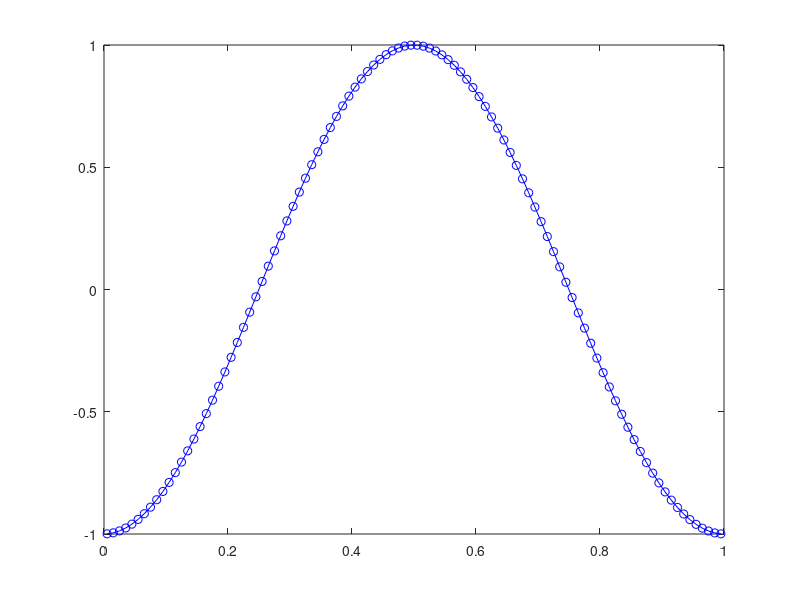
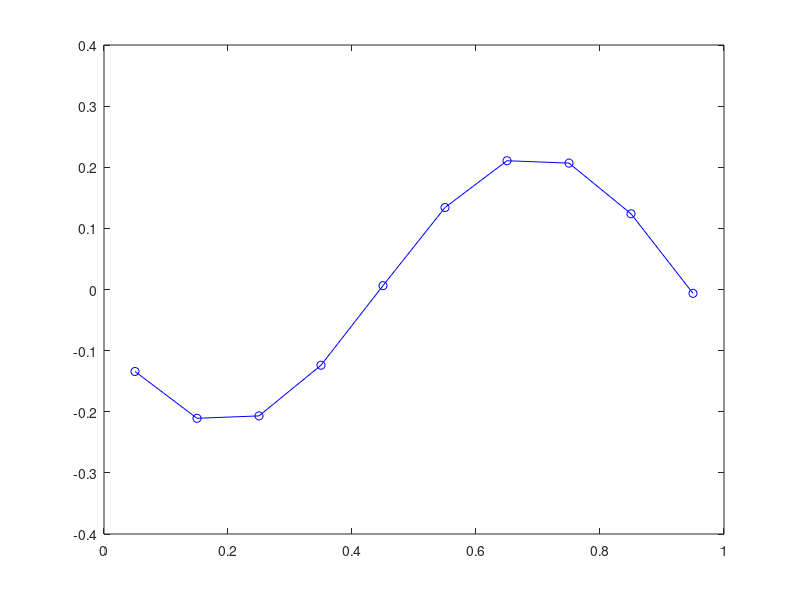
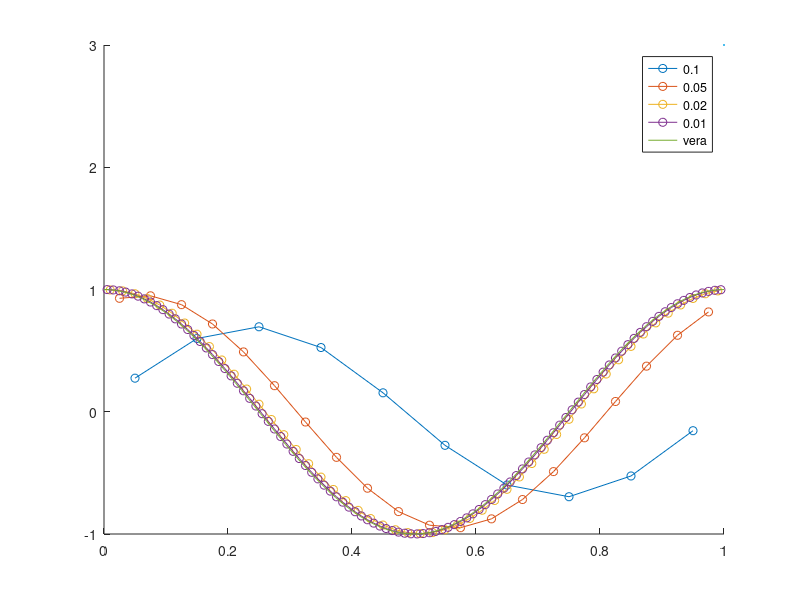
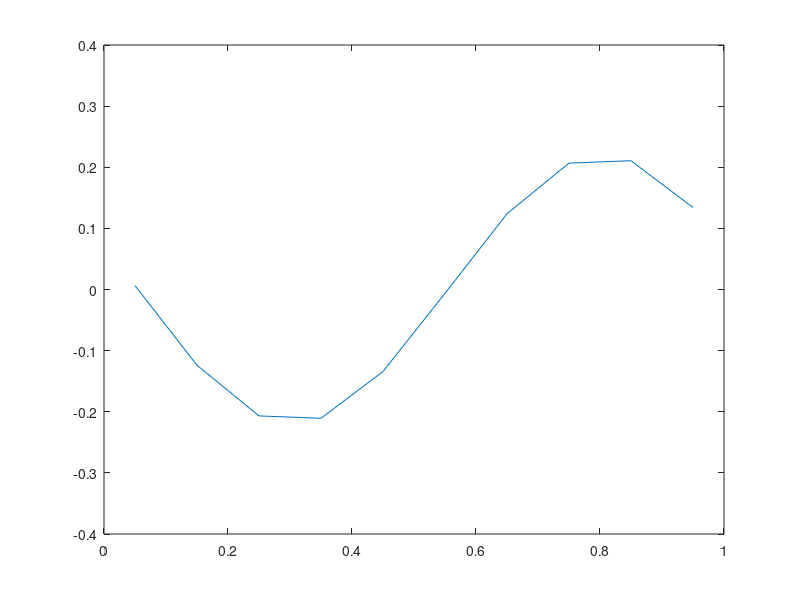

MATLAB code for these plots, in order:
%% 1

clc
clear
close all

f = @(x) cos(2*pi.*x);

Tf = 1;
T0 = 0;
lambda = 1;
a = 0.5;
dx = 0.01;

dt = dx;

passiT = (Tf-T0)/dt;

% mi serve un numero di passi intero (in questo caso non serve)

passiT = ceil(passiT);

% ricalcolo dt (dt nuovo <= dt vecchio)

dt = (Tf-T0)/passiT;

% calcolo le uj di partenza

x0 = 0;
xF = 1;
x = x0:dx:xF;
U = [];
for k=1:length(x)-1
    U(k,1) = 1/dx * integral(f, x(k), x(k+1));
end

xMedi = (x(2:end) + x(1:end-1))/2;
figure
for k=1:passiT
    U_dx = [U(2:end); U(1)];
    U_sx = [U(end); U(1:end-1)];

    U = U - 1/2*lambda*a*(U_dx - U_sx) + 1/2 * (lambda*a)^2 * (U_sx + U_dx - 2*U);
    plot(xMedi, U, "bo-")
    % pause(0.01)
end

max(U)


%% 2

clc
clear
close all

a = 0.5;

lambda = 1;

dx = 0.1;
dt = lambda*dx;

tf = 1;
f0 = 0;

nt = tf/dt;

x0 = 0;
xF = 1;
x = x0:dx:xF;
f = @(x) sin(2*pi.*x);

for k = 1:length(x)-1
    U(k,1) = 1/dx * integral(f, x(k), x(k+1));
end

xMedi = (x(2:end) + x(1:end-1))/2;
figure
for k = 1:nt
    U_dx = [U(2:end); U(1)];
    U_sx = [U(end);U(1:end-1)];

    U = 1/2 * (U_sx + U_dx) - 1/2 * lambda * a * (U_sx - U_dx);
plot(xMedi, U, "bo-")
    pause(0.01)
end


max(U)


%% 3
clc
clear
close all


a = 0.5;

t0 = 0;
tf = 10;

x0 = 0;
xf = 1;

lambda_a = 0.5;

lambda = lambda_a/a;
 
figure
hold on
for dx = [0.1 0.05 0.02 0.01]
    x = x0:dx:xf;
    dt = lambda*dx;
    
    f = @(x) cos(2*pi.*x);
    nt = (tf-t0)/dt;
    
    for k = 1:length(x)-1
        U(k,1) = 1/dx * integral(f, x(k), x(k+1));
    end
    
    xMedi = (x(2:end) + x(1:end-1))/2;
    
    for k = 1:nt
        U_sx = [U(end);U(1:end-1)];
        U_dx = [U(2:end); U(1)];
    
        U = U - 1/2 * a *lambda * (U_sx-U_dx) + 1/2 * (lambda * a)^2 * (U_dx + U_sx - 2*U);
        
    end
    size(xMedi)
    size(U)
    plot(xMedi, U, "o-")

    clear U

end

x = linspace(0,1);
u_vera = f(x-a*10);

plot(x, u_vera, LineWidth=3)

legend("0.1", "0.05", "0.02", "0.01", "vera")

%% round 3

%% 1
clc
clear
close all

a = 0.5;

x0 = 0;
xf = 1;

t0 = 0;
tf = 1;

f = @(x) cos(2*pi*x);

dx = 0.01;
lambda = 1;
dt = lambda*dx;
x = x0:dx:xf;
U = [];
for k = 1:length(x)-1
    U(end+1, 1) = 1/dx * integral(f, x(k), x(k+1));
end

% calcolo per verificare che sia numero intero
nt = (tf-t0)/dt;

% lo calcolo per plottare per vedere se è tutto ok
xMedi = (x(2:end) + x(1:end-1))/2;

figure
for t = 1:nt
    U_sx = [U(end); U(1:end-1)];
    U_dx = [U(2:end); U(1)];


    U = U - 1/2*(lambda*a) * (U_sx-U_dx) + 1/2 * (lambda*a)^2*(U_sx - 2*U + U_dx);
    plot(xMedi,U)
    pause(0.01)
end


max(U)


%% 2
clc
clear
close all

t0 = 0;
tf = 1;

x0 = 0;
xf = 1;

a = 0.5;

f = @(x) sin(2*pi.*x);

lambda = 1;
dx = 0.1;

dt = dx*lambda;

x = x0:dx:xf;

U = [];
for k=1:length(x)-1

    U(end+1,1) = 1/dx * integral(f, x(k), x(k+1));
end

nt = (tf-t0)/dt;
xMedi = (x(2:end) + x(1:end-1))/2;

for t=1:nt
    U_sx = [U(end); U(1:end-1)];
    U_dx = [U(2:end); U(1)];

    U = 1/2 * (U_sx + U_dx) - 1/2 * lambda*a*(U_dx - U_sx);
    plot(xMedi,U);
    pause(0.01)
end

max(U)

%% 3
clc
clear
close all



a = 0.5;

lambda = 1;
f = @(x) cos(2*pi.*x);

t0 = 0;
tf = 10;
x0 = 0;
xf = 1;

dx = 0.05;
figure
hold on
for dx = [0.1 0.05 0.02 0.01]
    dt = dx*lambda;

    U = [];
    x = x0:dx:xf;

    for k = 1:length(x)-1
        U(end+1,1) = 1/dx * integral(f, x(k), x(k+1));

    end

    nt = (tf-t0)/dt;

    xMedi = (x(2:end) + x(1:end-1))/2;
    for t = 1:nt
        U_sx = [U(end); U(1:end-1)];
        U_dx = [U(2:end); U(1)];

        U = U - 1/2 * lambda*a*(U_sx-U_dx) + 1/2 * (lambda*a)^2 * (U_sx - 2*U + U_dx);

        
    end
    plot(xMedi,U)
end

x = linspace(x0, xf);
u_esatta = f(x-a*10);

plot(x, u_esatta, LineWidth=2.5)


legend("0.1", "0.05", "0.02", "0.01", "Esatta")





